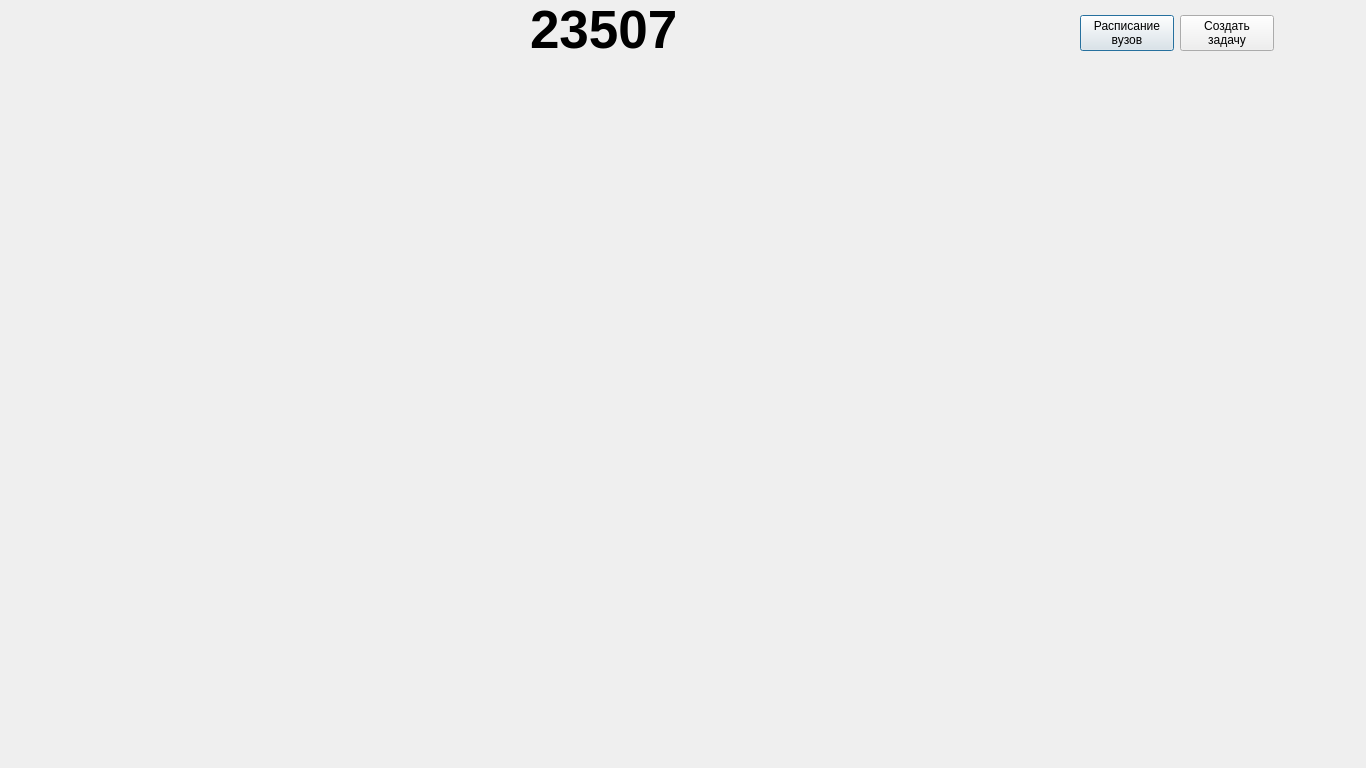
<?xml version="1.0" encoding="UTF-8"?>
<ui version="4.0">
 <class>G23507</class>
 <widget class="QDialog" name="G23507">
  <property name="geometry">
   <rect>
    <x>0</x>
    <y>0</y>
    <width>1366</width>
    <height>768</height>
   </rect>
  </property>
  <property name="windowTitle">
   <string>g23507</string>
  </property>
  <widget class="QLabel" name="label">
   <property name="geometry">
    <rect>
     <x>-50</x>
     <y>0</y>
     <width>1366</width>
     <height>768</height>
    </rect>
   </property>
   <property name="text">
    <string/>
   </property>
  </widget>
  <widget class="QLabel" name="label_2">
   <property name="geometry">
    <rect>
     <x>530</x>
     <y>0</y>
     <width>161</width>
     <height>61</height>
    </rect>
   </property>
   <property name="font">
    <font>
     <pointsize>40</pointsize>
     <weight>75</weight>
     <bold>true</bold>
    </font>
   </property>
   <property name="text">
    <string>&lt;html&gt;&lt;head/&gt;&lt;body&gt;&lt;p&gt;&lt;span style=&quot; color:#000000;&quot;&gt;23507&lt;/span&gt;&lt;/p&gt;&lt;/body&gt;&lt;/html&gt;</string>
   </property>
  </widget>
  <widget class="QWidget" name="layoutWidget">
   <property name="geometry">
    <rect>
     <x>1080</x>
     <y>10</y>
     <width>194</width>
     <height>46</height>
    </rect>
   </property>
   <layout class="QHBoxLayout" name="horizontalLayout">
    <item>
     <widget class="QPushButton" name="pushButton">
      <property name="text">
       <string>Расписание
вузов</string>
      </property>
     </widget>
    </item>
    <item>
     <widget class="QPushButton" name="pushButton_2">
      <property name="text">
       <string>Создать
задачу</string>
      </property>
     </widget>
    </item>
   </layout>
  </widget>
 </widget>
 <resources/>
 <connections/>
</ui>
